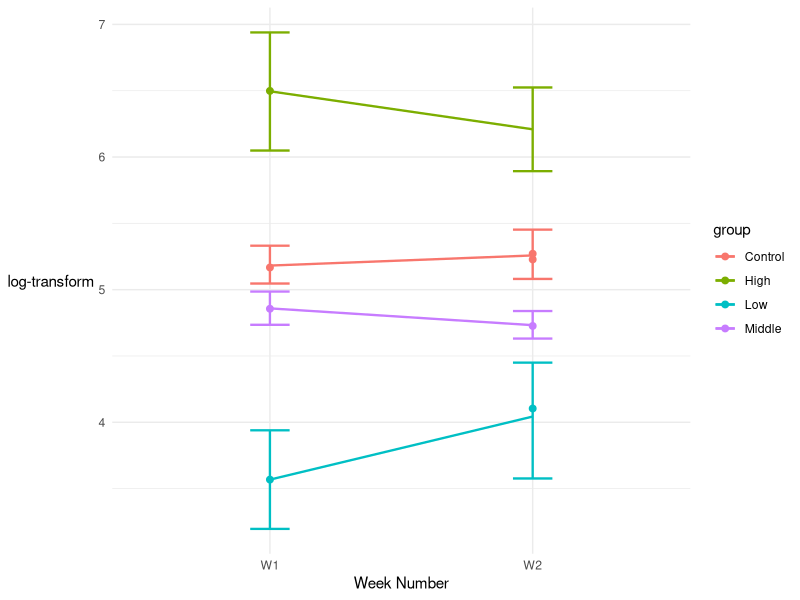

This chart was generated by the following R code: (Note: this script raises an error after producing the figure.)
# Goal: 
# Use R (ggplot2) to add annotations to the error bars in a ggplot2 
# so that the user doesn't have to annotate (as much or if at all) 
# in Inkscape 


# dependencies ------------------------------------------------------------

library(tidyverse)



# load data ---------------------------------------------------------------


df <- readr::read_csv("data_annotated.csv")



# format for ggplot2 ------------------------------------------------------

df_err <- df %>%
  group_by(group, week) %>%
  summarise(
    y_mean = mean(y),
    ymin   = min(y),
    ymax   = max(y),
    .groups = "drop"
  )

# graphic without annotations ---------------------------------------------

plt <- ggplot(df, aes(x = week, y = y, color = group, group = group)) +
  geom_point(
    data = df |> filter(is.na(error_type)),
    size = 2) +
  geom_errorbar(
    data = df_err,
    aes(ymin = ymin, ymax = ymax, y = NULL),
    width = 0.15,
    linewidth = 0.8
  ) +
  geom_line(
    data = df_err,
    aes(y = y_mean),
    linewidth = 0.8
  ) +
  theme_minimal() + 
  xlab("Week Number") + 
  ylab("log-transform") + 
  theme(
    axis.title.y = element_text(angle = 0, vjust = 0.5))

plt

# create one annotation ----------------------------------------------------

# pick some groups to compare

# ---- pick the two groups to compare at Week 1 ----
g_lo <- "Control"
g_hi <- "High"

y_lo <- df_err %>% filter(week == "W1", group == g_control) %>% pull(y_mean)
y_hi <- df_err %>% filter(week == "W1", group == g_hi) %>% pull(y_mean)

# ---- bracket geometry (x positions are numeric for easy nudging) ----
x_w1    <- 1
x_br    <- x_w1 - 0.25   # where the bracket sits (left of W1)
tick_w  <- 0.10          # tick length
y_pad   <- 0.05          # tiny pad so the ticks don't collide with points

# Add three connected segments to make a bracket
plt +
  # bottom tick
  geom_segment(
    inherit.aes = FALSE,
    aes(x = x_br, xend = x_br + tick_w, y = y_lo - y_pad, yend = y_lo - y_pad),
    linewidth = 0.9,
    color = "black"
  ) +
  # vertical connector
  geom_segment(
    inherit.aes = FALSE,
    aes(x = x_br, xend = x_br, y = y_lo - y_pad, yend = y_hi + y_pad),
    linewidth = 0.9,
    color = "black"
  ) +
  # top tick
  geom_segment(
    inherit.aes = FALSE,
    aes(x = x_br, xend = x_br + tick_w, y = y_hi + y_pad, yend = y_hi + y_pad),
    linewidth = 0.9,
    color = "black"
  ) +
  # label (place it centered on the bracket)
  annotate(
    "text",
    x = x_br - tick_w - 0.15,
    y = (y_lo + y_hi) / 2,
    label = "d = 1.65",
    hjust = 0,
    size = 4
  ) +
  coord_cartesian(clip = "off") +
  theme(plot.margin = margin(5.5, 5.5, 5.5, 30))  # extra left margin for the bracket




# now let's try with a function -------------------------------------------


bracket_layers <- function(
    x,                 # x position (numeric) where bracket attaches (e.g., 1 for W1, 2 for W2)
    y_bottom,          # bottom y of bracket
    y_top,             # top y of bracket
    label,             # text to annotate, e.g. "d = 1.65"
    side = c("left", "right"),
    color = "black",
    linewidth = 0.9,
    tick_w = 0.10,     # tick length (in x units)
    x_offset = 0.25,   # how far bracket sits away from x
    y_pad = 0.00,      # extra padding added outside y_bottom/y_top (optional)
    text_nudge = 0.05, # how far text sits from the bracket
    text_size = 4,
    ...
) {
  side <- match.arg(side)
  
  # ensure ordering
  y0 <- min(y_bottom, y_top) - y_pad
  y1 <- max(y_bottom, y_top) + y_pad
  
  # bracket x geometry
  if (side == "left") {
    x_br   <- x - x_offset
    x_tick <- x_br + tick_w
    x_text <- x_br - text_nudge
    hjust  <- 1
  } else {
    x_br   <- x + x_offset
    x_tick <- x_br - tick_w
    x_text <- x_br + text_nudge
    hjust  <- 0
  }
  
  list(
    # bottom tick
    geom_segment(
      inherit.aes = FALSE,
      aes(x = x_br, xend = x_tick, y = y0, yend = y0),
      color = color, linewidth = linewidth
    ),
    # vertical connector
    geom_segment(
      inherit.aes = FALSE,
      aes(x = x_br, xend = x_br, y = y0, yend = y1),
      color = color, linewidth = linewidth
    ),
    # top tick
    geom_segment(
      inherit.aes = FALSE,
      aes(x = x_br, xend = x_tick, y = y1, yend = y1),
      color = color, linewidth = linewidth
    ),
    # label
    annotate(
      "text",
      x = x_text,
      y = (y0 + y1) / 2,
      label = label,
      hjust = hjust,
      size = text_size,
      color = color,
      ...
    )
  )
}

# recreating the above example 

g_lo <- "Control"
g_hi <- "High"

y_lo <- df_err %>% filter(week == "W1", group == g_lo) %>% pull(y_mean)
y_hi <- df_err %>% filter(week == "W1", group == g_hi) %>% pull(y_mean)

plt +
  bracket_layers(
    x = 1,                    # W1
    y_bottom = y_lo,
    y_top    = y_hi,
    label    = "d = 1.65",
    side     = "left",
    color    = "black",
    y_pad    = 0.05
  ) +
  coord_cartesian(clip = "off") +
  theme(plot.margin = margin(5.5, 30, 5.5, 30))



# another example but with my own specified color and positions 

plt +
  bracket_layers(
    x = 2, y_bottom = 4.9, y_top = 6.2,
    label = "p < 0.001",
    side = "right",
    color = "red"
  ) +
  coord_cartesian(clip = "off")

